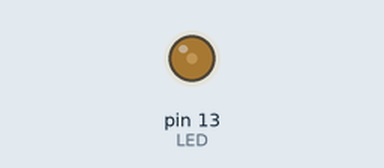
Simulated run of this sketch. Board: Arduino Uno, built with avr-gcc and run on an emulated ATmega328P. Shown: output pins drawn as LEDs (lit = HIGH).

Above: at 39.94 s.
Timing chart, 0 to 40.0 s (numbered marks = the images above):
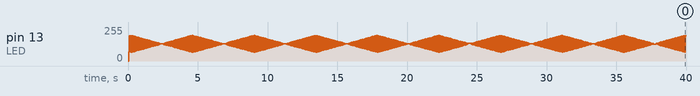

The sketch:

pwmlou.ino
```cpp
#define LED 13
int v=0;
int p=0;
void setup()
{
Serial.begin(9600);
pinMode(LED,OUTPUT);
}
void loop()
{
if(v<=p)
digitalWrite(LED,1);
else
digitalWrite(LED,0);
//Serial.println(v);
v++;
if(v>=100)
{
p++;
v=0;
if(p>=100)
p=0;
}

}

void A(unsigned long vezes,byte porcent)
{
byte dela;
dela = porcent/16;
for(int i =0;i<vezes/(dela+(16-dela));i++)
{
digitalWrite(LED, 1);
delay(dela);
digitalWrite(LED, 0);
delay(16-dela);
}

digitalWrite(LED, 0);
}
```
